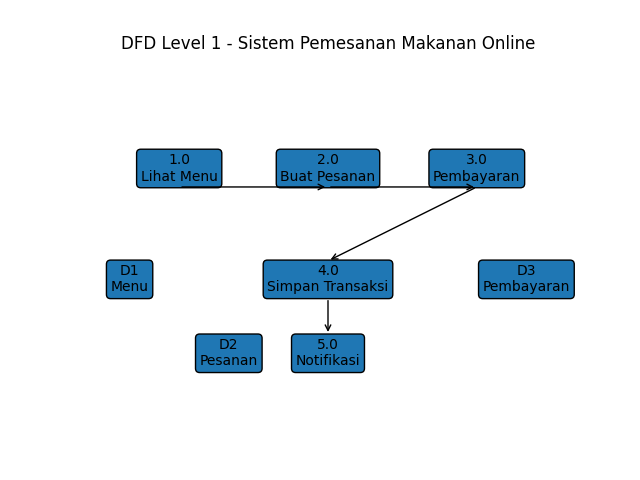
#> input picture Project/temp_input.png, 640 x 480 px
$ python -i app.py   (imports and definitions only)
#> lines starting #> are read from the running program, lines starting #| are printed output that depends on the picture; after the words box and inside, x2 and y2 are one past the last pixel; in counts of white or black regions, pixels touching at a corner belong together
import streamlit as st
import numpy as np
from PIL import Image
import cv2
import random
from skimage.metrics import structural_similarity as ssim
import math
import io
import hashlib

# =============================
# 🎨 CUSTOM UI
# =============================
# [25 lines not run here, left out]

# =============================
# 🔑 SEED (FIX)
# =============================
def get_seed(key):
    return int(hashlib.sha256(key.encode()).hexdigest(), 16)

# =============================
# 🔐 VIGENERE
# =============================
# [29 lines left out: functions vigenere_encrypt, vigenere_decrypt, not called in this run]

# =============================
# EDGE (FIX STABIL)
# =============================
def get_edge_positions(image):
    gray = cv2.cvtColor(image, cv2.COLOR_RGB2GRAY)
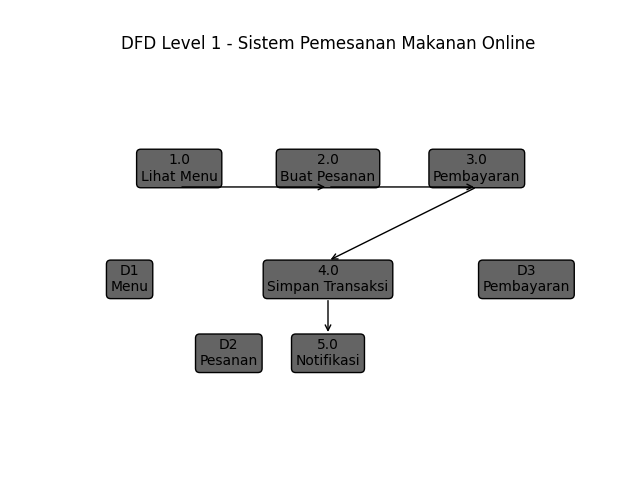
#> gray: shape (480, 640); min 0, max 255, mean 237.6

    # blur biar stabil
    gray = cv2.GaussianBlur(gray, (5, 5), 0)
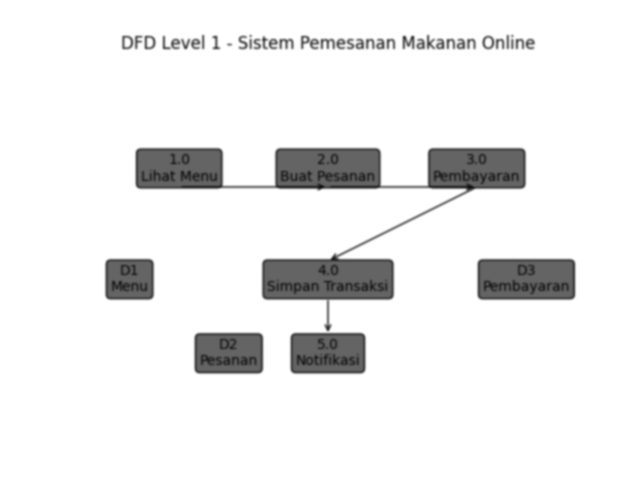
#> gray: shape (480, 640); min 17, max 255, mean 237.6

    edges = cv2.Canny(gray, 50, 150)
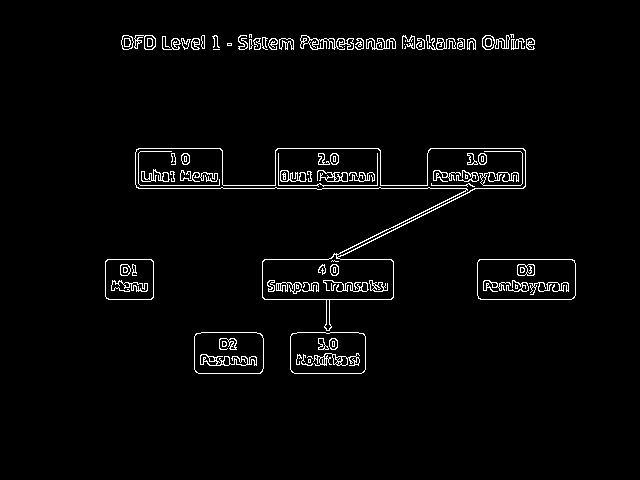
#> edges: shape (480, 640); 2.8% white in thin lines or dots, all inside (x1, y1, x2, y2) = (105, 34, 576, 374)
    positions = np.argwhere(edges > 0)
#> positions = 8603 pairs, first value 34 to 373, second value 105 to 575

    # fallback kalau edge terlalu sedikit
    if len(positions) < 100:
        h, w, _ = image.shape
        positions = np.array([(i, j) for i in range(h) for j in range(w)])

    return positions

# =============================
# EMBED (FIX)
# =============================
# [74 lines left out: functions embed_data, extract_data, calculate_psnr, not called in this run]

def calculate_ssim(original, stego):
    return ssim(original, stego, channel_axis=2)

# =============================
# MODE SWITCH
# =============================
# [1 line that did not run here, left out]

# =============================
# EMBED UI
# =============================
# [81 lines not run here, left out]

>>> import cv2
>>> picture = cv2.cvtColor(cv2.imread('../Project/temp_input.png'), cv2.COLOR_BGR2RGB)
>>> result = get_edge_positions(picture)
#> result has the same summary as positions in get_edge_positions
